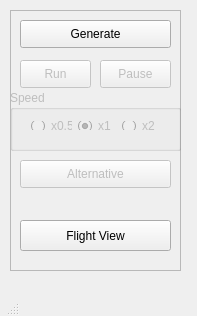
<?xml version="1.0" encoding="UTF-8"?>
<ui version="4.0">
 <class>MainWindow</class>
 <widget class="QMainWindow" name="MainWindow">
  <property name="geometry">
   <rect>
    <x>0</x>
    <y>0</y>
    <width>197</width>
    <height>316</height>
   </rect>
  </property>
  <property name="contextMenuPolicy">
   <enum>Qt::DefaultContextMenu</enum>
  </property>
  <property name="windowTitle">
   <string>Simulator</string>
  </property>
  <widget class="QWidget" name="centralWidget">
   <widget class="QFrame" name="buttonsFrame">
    <property name="geometry">
     <rect>
      <x>10</x>
      <y>10</y>
      <width>171</width>
      <height>261</height>
     </rect>
    </property>
    <property name="frameShape">
     <enum>QFrame::StyledPanel</enum>
    </property>
    <property name="frameShadow">
     <enum>QFrame::Raised</enum>
    </property>
    <widget class="QPushButton" name="generateButton">
     <property name="geometry">
      <rect>
       <x>10</x>
       <y>10</y>
       <width>151</width>
       <height>28</height>
      </rect>
     </property>
     <property name="text">
      <string>Generate</string>
     </property>
    </widget>
    <widget class="QPushButton" name="runButton">
     <property name="enabled">
      <bool>false</bool>
     </property>
     <property name="geometry">
      <rect>
       <x>10</x>
       <y>50</y>
       <width>71</width>
       <height>28</height>
      </rect>
     </property>
     <property name="text">
      <string>Run</string>
     </property>
    </widget>
    <widget class="QGroupBox" name="speedGroupBox">
     <property name="enabled">
      <bool>false</bool>
     </property>
     <property name="geometry">
      <rect>
       <x>0</x>
       <y>80</y>
       <width>171</width>
       <height>61</height>
      </rect>
     </property>
     <property name="title">
      <string>Speed</string>
     </property>
     <widget class="QWidget" name="horizontalLayoutWidget">
      <property name="geometry">
       <rect>
        <x>10</x>
        <y>20</y>
        <width>151</width>
        <height>31</height>
       </rect>
      </property>
      <layout class="QHBoxLayout" name="horizontalLayout">
       <item>
        <widget class="QRadioButton" name="speedHalfButton">
         <property name="text">
          <string>x0.5</string>
         </property>
        </widget>
       </item>
       <item>
        <widget class="QRadioButton" name="speedNormalButton">
         <property name="text">
          <string>x1</string>
         </property>
         <property name="checked">
          <bool>true</bool>
         </property>
        </widget>
       </item>
       <item>
        <widget class="QRadioButton" name="speedDoubleButton">
         <property name="text">
          <string>x2</string>
         </property>
        </widget>
       </item>
      </layout>
     </widget>
     <zorder>speedHalfButton</zorder>
     <zorder>speedNormalButton</zorder>
     <zorder>horizontalLayoutWidget</zorder>
    </widget>
    <widget class="QPushButton" name="pauseButton">
     <property name="enabled">
      <bool>false</bool>
     </property>
     <property name="geometry">
      <rect>
       <x>90</x>
       <y>50</y>
       <width>71</width>
       <height>28</height>
      </rect>
     </property>
     <property name="text">
      <string>Pause</string>
     </property>
    </widget>
    <widget class="QPushButton" name="alternativeButton">
     <property name="enabled">
      <bool>false</bool>
     </property>
     <property name="geometry">
      <rect>
       <x>10</x>
       <y>150</y>
       <width>151</width>
       <height>28</height>
      </rect>
     </property>
     <property name="text">
      <string>Alternative</string>
     </property>
    </widget>
    <widget class="QPushButton" name="flightsViewButton">
     <property name="geometry">
      <rect>
       <x>10</x>
       <y>210</y>
       <width>151</width>
       <height>31</height>
      </rect>
     </property>
     <property name="text">
      <string>Flight View</string>
     </property>
    </widget>
   </widget>
  </widget>
  <widget class="QStatusBar" name="statusBar">
   <property name="sizePolicy">
    <sizepolicy hsizetype="Fixed" vsizetype="Fixed">
     <horstretch>0</horstretch>
     <verstretch>0</verstretch>
    </sizepolicy>
   </property>
  </widget>
 </widget>
 <layoutdefault spacing="6" margin="11"/>
 <resources/>
 <connections/>
</ui>
